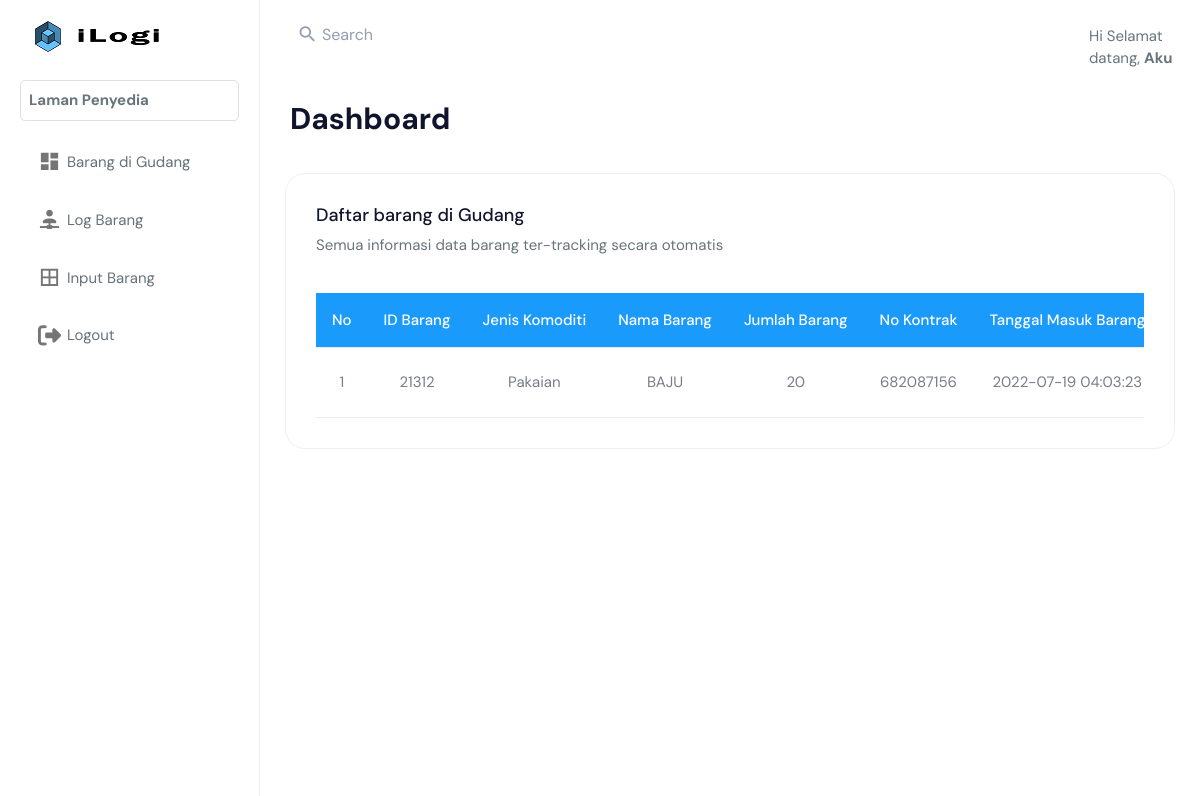
Page /index.php?page=penyedia/home.php (signed in) on the earlier database version.
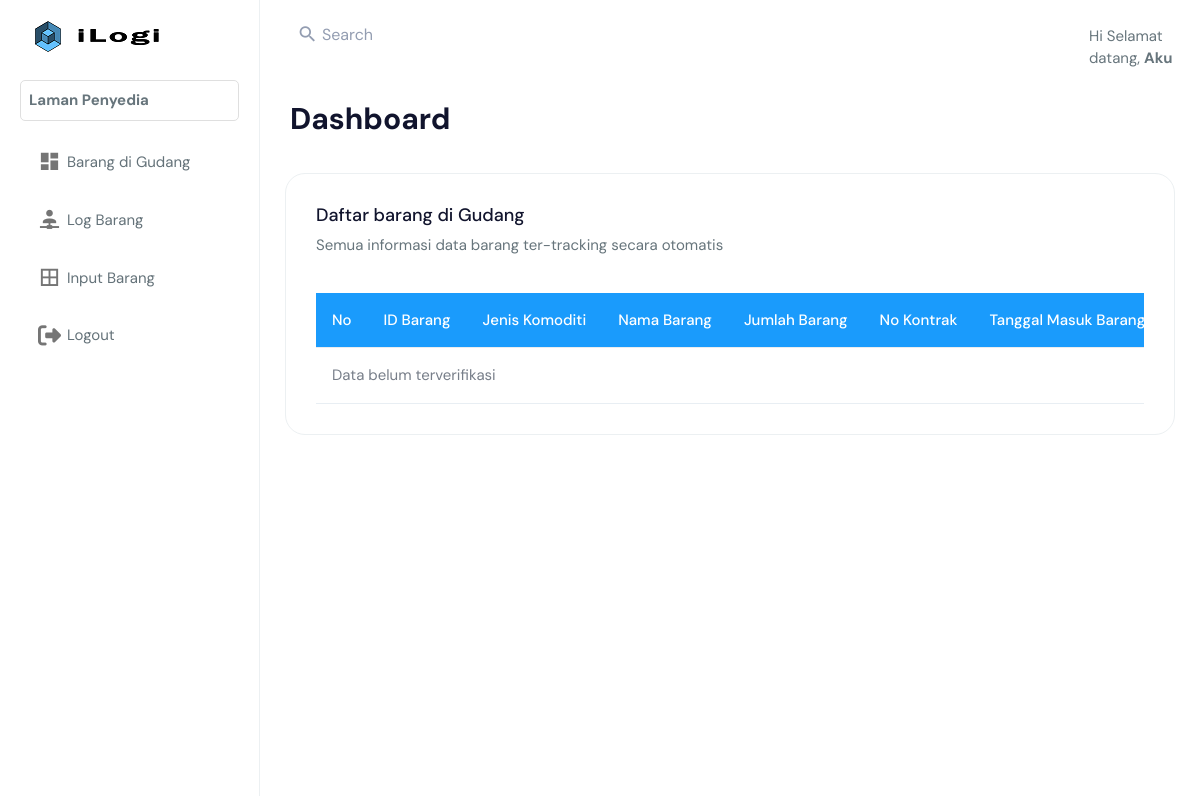
Same page on the later database version.
### tables this page shows
CREATE TABLE `barang` (
  `id_barang` varchar(11) NOT NULL,
  `id_komoditi` int(11) NOT NULL,
  `nama_barang` varchar(250) NOT NULL,
  `id_admin` int(11) NOT NULL,
  `harga_barang` int(11) NOT NULL,
  `jumlah_barang` int(11) NOT NULL,
  `tahun_produksi` int(11) NOT NULL,
  `no_kontrak` int(11) NOT NULL,
  `status_barang` bit(1) NOT NULL,
  `created_at` timestamp NOT NULL DEFAULT current_timestamp(),
  `deleted_at` timestamp NOT NULL DEFAULT current_timestamp() ON UPDATE current_timestamp(),
  `updated_at` timestamp NOT NULL DEFAULT current_timestamp() ON UPDATE current_timestamp()
);

CREATE TABLE `komoditi` (
  `id_komoditi` int(11) NOT NULL,
  `jenis_komoditi` varchar(50) NOT NULL
);

### penyedia/home.php (the view, shortened to what this page needs)
<!DOCTYPE html>
<html dir="ltr" lang="en">
<body>
    <div class="page-wrapper">
        <div class="page-breadcrumb">
            <div class="row align-items-center">
                <div class="col-6">
                    <h1 class="mb-0 fw-bold">Dashboard</h1>
                </div>
            </div>
        </div>
        <div class="container-fluid">
            <div class="row">
                <div class="col-12">
                    <div class="card">
                        <div class="card-body">
                            <div class="d-md-flex">
                                <div style="margin-bottom:20px;">
                                    <h4>Daftar barang di Gudang</h4>
                                    <p>Semua informasi data barang ter-tracking secara otomatis</p>
                                </div>
                            </div>
                            <div class="table-responsive">
                                <table class="table mb-0 table-hover align-middle text-nowrap">
                                    <thead style="background-color:#1a9bfc;">
                                        <tr>
                                            <th class="border-top-0" style="text-align: center; color:white;">No</th>
                                            <th class="border-top-0" style="text-align: center; color:white;">ID Barang</th>
                                            <th class="border-top-0" style="text-align: center; color:white;">Jenis Komoditi</th>
                                            <th class="border-top-0" style="text-align: center; color:white;">Nama Barang</th>
                                            <th class="border-top-0" style="text-align: center; color:white;">Jumlah Barang</th>
                                            <th class="border-top-0" style="text-align: center; color:white;">No Kontrak</th>
                                            <th class="border-top-0" style="text-align: center; color:white;">Tanggal Masuk Barang</th>
                                        </tr>
                                    </thead>
                                    <tbody>
                                        <?php
                                                include 'database.php';
                                                $no = 1;
                                                $sql = mysqli_query($koneksi,'SELECT * FROM barang LEFT JOIN komoditi USING(id_komoditi) ORDER BY id_barang DESC');
                                                if (mysqli_num_rows($sql) > 0 ) {
                                                while ($row = mysqli_fetch_array($sql)){
                                            ?>
                                                <tr>
                                                <td style="text-align:center";><?php echo $no++ ?></td>
                                                <td style="text-align:center";><?php echo $row['id_barang']?></td>
                                                <td style="text-align:center";><?php echo $row['jenis_komoditi']?></td>
                                                <td style="text-align:center";><?php echo $row['nama_barang']?></td>
                                                <td style="text-align:center";><?php echo $row['jumlah_barang']?></td>
                                                <td style="text-align:center";><?php echo $row['no_kontrak']?></td>
                                                <td style="text-align:center";><?php echo $row['created_at']?></td>
                                            </tr>
                                            <?php }
                                            }else { ?>
                                                <tr>
                                                    <td colspan="9">Data belum terverifikasi</td>
                                                </tr>
                                            <?php } ?>
                                    </tbody>
                                </table>
                            </div>
                        </div>
                    </div>
                </div>
            </div>
    </div>
    </div>
</body>
</html>

### index.php (shortened to what this page needs)
<?php
    $page = isset($_GET['page']) ? $_GET['page'] : false;
    if($_SESSION['login']==0){
		header("location:login.php");
	} else if ($_SESSION['role']=="User"){
        $nama_user = $_SESSION['nama_user'];
    } else {
        $nama_admin = $_SESSION['nama_admin'];
    }
    $role = $_SESSION['role'];
?>
<!DOCTYPE html>
<html dir="ltr" lang="en">
<head>
    <link href="assets/libs/chartist/dist/chartist.min.css" rel="stylesheet">
    <link href="assets/libs/chartist-plugin-tooltips/dist/chartist-plugin-tooltip.css" rel="stylesheet">
    <link href="dist/css/style.min.css" rel="stylesheet">
    <link href="css/style-detail-persetujuan.css" rel="stylesheet">
</head>
<body>
    <div id="main-wrapper" data-layout="vertical" data-navbarbg="skin5" data-sidebartype="full"
        data-sidebar-position="absolute" data-header-position="absolute" data-boxed-layout="full">
        <header class="topbar" data-navbarbg="skin6">
            <nav class="navbar top-navbar navbar-expand-md navbar-light">
            <div class="navbar-header" data-logobg="skin6">
                    <a class="navbar-brand" href="index.html">
                        <b class="logo-icon">
                            <img src="assets/images/logo.png" alt="homepage" class="dark-logo" />
                        </b>
                        <span class="logo-text">
                            <img src="assets/images/logo-text-ilogi.png" alt="homepage" class="dark-logo" />
                        </span>
                    </a>
                </div>
                <div class="navbar-collapse collapse" id="navbarSupportedContent" data-navbarbg="skin5">
                    <ul class="navbar-nav float-start me-auto">
                        <li class="nav-item search-box"> <a class="nav-link waves-effect waves-dark"
                                href="javascript:void(0)"><i class="mdi mdi-magnify me-1"></i> <span class="font-16">Search</span></a>
                        </li>
                    </ul>
                </div>
                <div style="margin:2% 0% 0% 0%;">
                    <?php
                    if ($_SESSION['role']=="User") {
                       echo "Hi Selamat datang, <b>$nama_user</b>";
                    } else {
                       echo "Hi Selamat datang, <b>$nama_admin</b>";
                    }
                    ?>
                </div>
            </nav>
        </header>
        <aside class="left-sidebar" data-sidebarbg="skin6">
            <div class="scroll-sidebar">
                <nav class="sidebar-nav">
                    <ul id="sidebarnav">
                        <div style="margin-bottom:8%; border:1px solid #DFDFDF; border-radius:5px; padding:8px;">
                            <?php echo "<b>Laman $role</b>"?>
                        </div>
                        <?php if ($_SESSION['role'] == "Disbekal") : ?>
                            <li class="sidebar-item">
                                <a class="sidebar-link waves-effect waves-dark sidebar-link" href="<?php echo BASE_URL .'index.php?page=disbekal/home.php'?>" aria-expanded="false">
                                <i class="mdi mdi-view-dashboard"></i>
                                <span class="hide-menu">Pemasukan</span></a>
                            </li>
                            <li class="sidebar-item">
                                <a class="sidebar-link waves-effect waves-dark sidebar-link" href="<?php echo BASE_URL."index.php?page=disbekal/databarang.php"?>" aria-expanded="false">
                                <i class="mdi mdi-account-network"> </i>
                                <span class="hide-menu">Barang</span></a>
                            </li>
                            <li class="sidebar-item">
                                <a class="sidebar-link waves-effect waves-dark sidebar-link" href="<?php echo BASE_URL."index.php?page=disbekal/registbarang.php"?>" aria-expanded="false">
                                <i class="mdi mdi-border-all"></i>
                                <span class="hide-menu">Registrasi Barang</span></a>
                            </li>
                            <li class="sidebar-item">
                                <a class="sidebar-link waves-effect waves-dark sidebar-link" href="<?php echo BASE_URL."index.php?page=lihat_data.php"?>" aria-expanded="false">
                                <i class="mdi mdi-file"></i>
                                <span class="hide-menu">Read RFID</span></a>
                            </li>
                            <li class="sidebar-item">
                                <a class="sidebar-link waves-effect waves-dark sidebar-link" href="<?php echo BASE_URL .'index.php?page=log_barang.php'?>" aria-expanded="false">
                                <i class="fa-solid fa-clock-rotate-left"></i>
                                <span class="hide-menu">Log</span></a>
                            </li>
                            <li class="sidebar-item">
                                <a class="sidebar-link waves-effect waves-dark sidebar-link" href="<?php echo BASE_URL."index.php?page=disbekal/pengeluaran.php"?>" aria-expanded="false">
                                <i class="fa-solid fa-truck-fast"></i>
                                <span class="hide-menu">Pengeluaran</span>
                                </a>
                            </li>
                        <?php elseif ($_SESSION['role'] == "Penyedia") : ?>
                            <li class="sidebar-item">
                                <a class="sidebar-link waves-effect waves-dark sidebar-link" href="<?php echo BASE_URL .'index.php?page=penyedia/home.php'?>" aria-expanded="false">
                                <i class="mdi mdi-view-dashboard"></i>
                                <span class="hide-menu">Barang di Gudang</span></a>
                            </li>
                            <li class="sidebar-item">
                                <a class="sidebar-link waves-effect waves-dark sidebar-link" href="<?php echo BASE_URL."index.php?page=penyedia/databarang.php"?>" aria-expanded="false">
                                <i class="mdi mdi-account-network"> </i>
                                <span class="hide-menu">Log Barang</span></a>
                            </li>
                            <li class="sidebar-item">
                                <a class="sidebar-link waves-effect waves-dark sidebar-link" href="<?php echo BASE_URL."index.php?page=penyedia/registbarang.php"?>" aria-expanded="false">
                                <i class="mdi mdi-border-all"></i>
                                <span class="hide-menu">Input Barang</span></a>
                            </li>
                        <?php endif; ?>
                            <li class="sidebar-item">
                                <a class="sidebar-link waves-effect waves-dark sidebar-link" href="<?php echo BASE_URL."index.php?page=logout.php"?>" onclick="return confirm('Ingin Logout?')">
                                <i class="fa-solid fa-right-from-bracket"></i>
                                <span class="hide-menu">Logout</span></a>
                            </li>
                    </ul>
                </nav>
            </div>
        </aside>
    <div class="content">
        <?php
            $filename = $page;
            if(file_exists($filename)){
                include_once($filename);
            }else{
                echo "Maaf, laman tidak ditemukan";
            }
        ?>
    </div>
</body>
</html>

Differences in the rows shown:
removed barang: id_barang "21312", id_komoditi.jenis_komoditi "Pakaian", nama_barang "BAJU", jumlah_barang "20", no_kontrak "682087156", created_at "2022-07-19 04:03:23"
Other differences:
text now shown: "Data belum terverifikasi"
